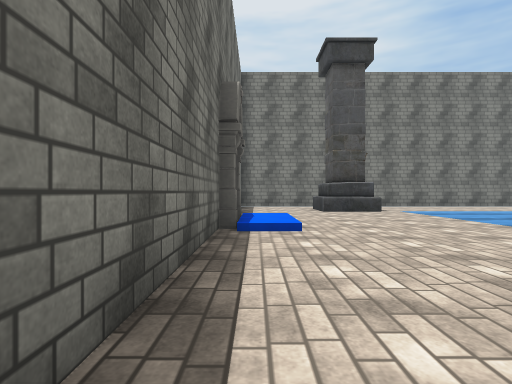
[1] (above)

16 first-person views from a walk through a scene from a Unity 3-D project. The camera is 1.2 m above the floor, looks level and sees 80° across. The floor is counted in squares, 2 m on a side. Each view is taken from the middle of a square. On the plan, view 1 faces up. The plan holds only what a view shows up to about 9 squares ahead; the rest is blank. The place goes on beyond the plan. The player is left out. Some surface patterns are stand-ins.

[2]
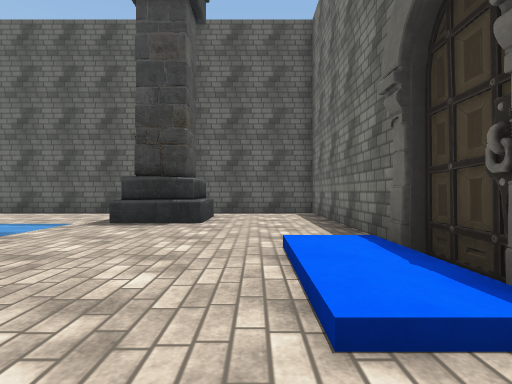

[3]
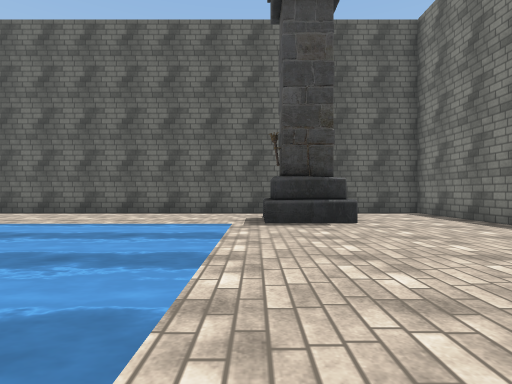

[4]
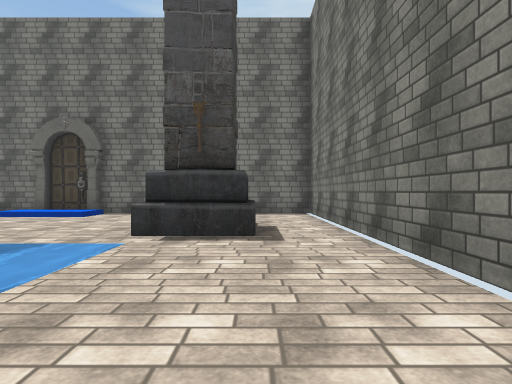

[5]
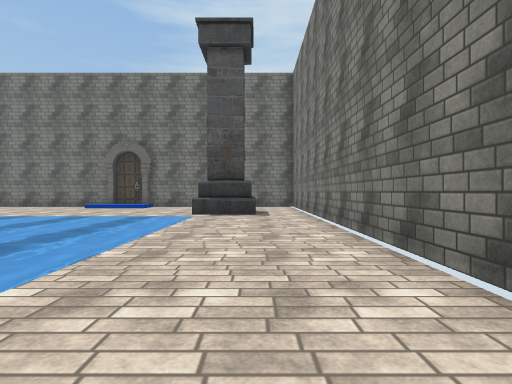

[6]
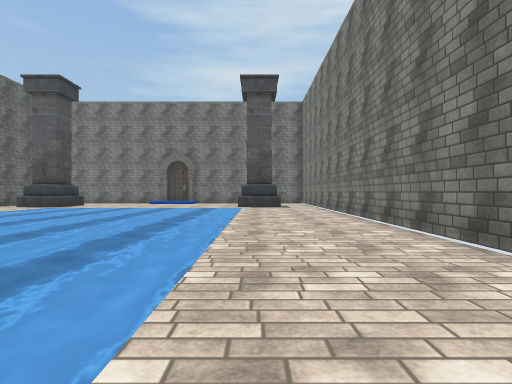

[7]
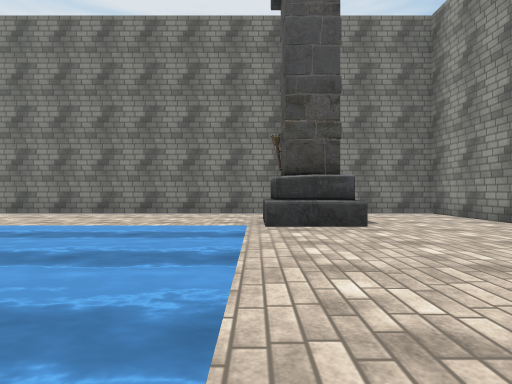

[8]
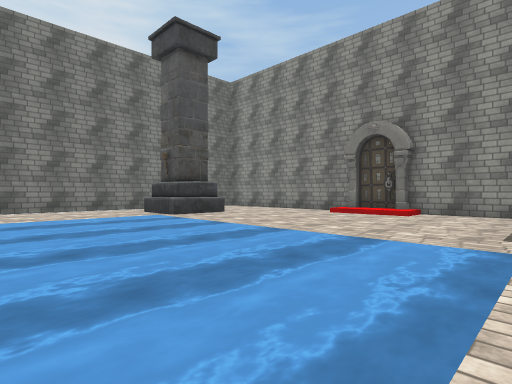

[9]
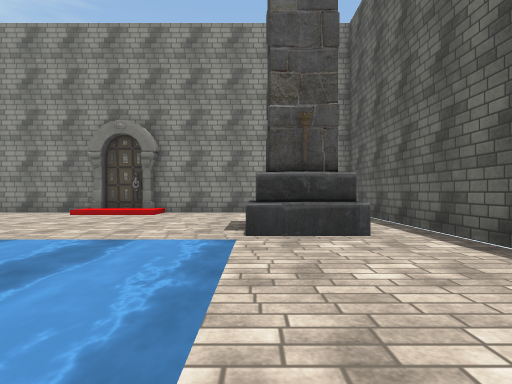

[10]
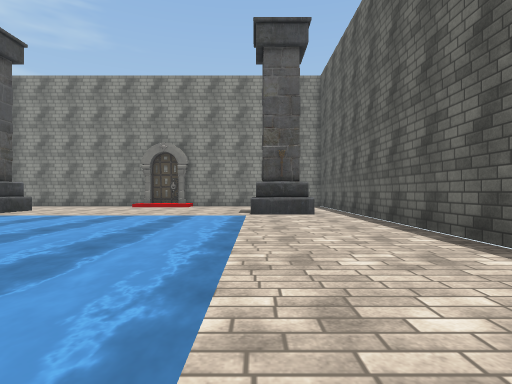

[11]
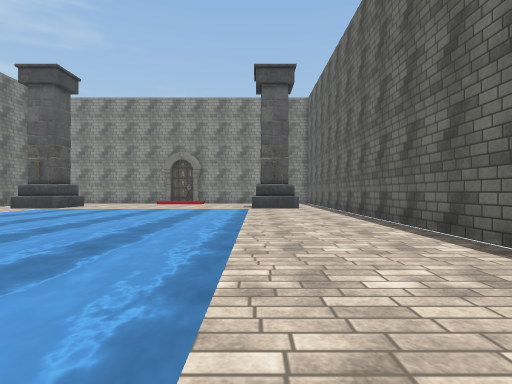

[12]
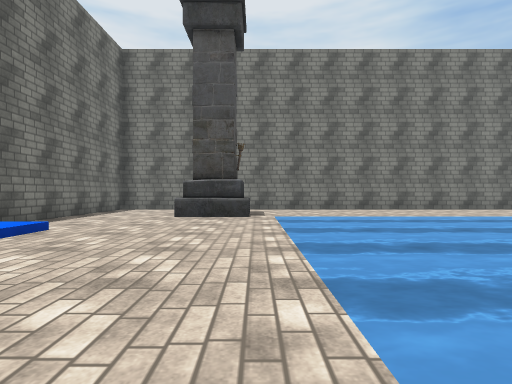

[13]
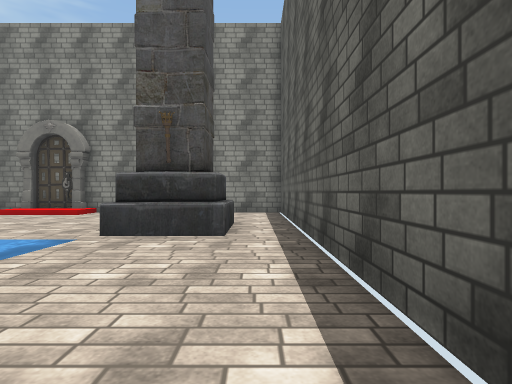

[14]
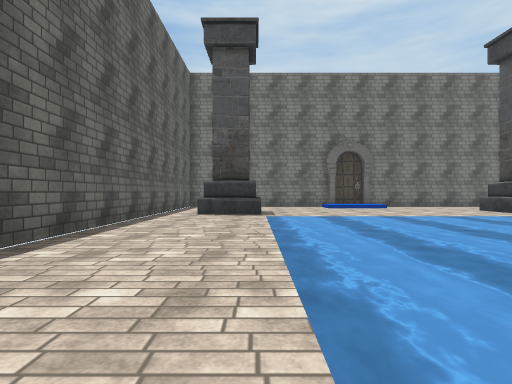

[15]
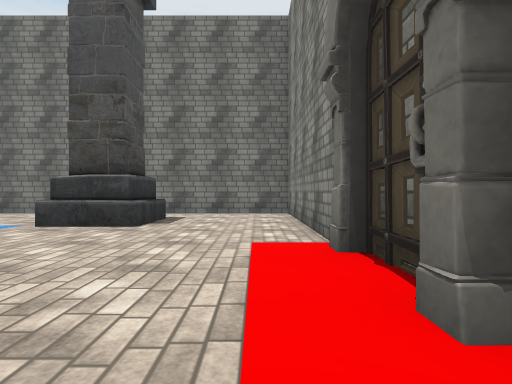

[16]
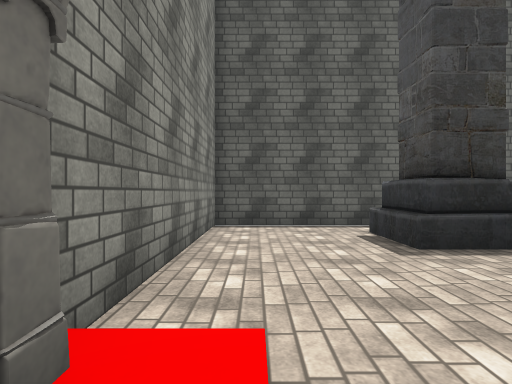

### Floor plan
Key: @ floor where view 1 was taken; # wall or solid block; . main floor; : floor 0.25 m higher than the main floor; / step, stairs or slope; ≈ water the walk keeps out of.
Columns run from 1 left of view 1 to 23 right of it. Each row starts with its distance up from view 1.
 13 #########################
 12 #.......................#
 11 #..##...............##..#
 10 #..##...............##..#
  9 #.....≈≈≈≈≈≈≈≈≈≈≈≈≈.....#
  8 #.....≈≈≈≈≈≈≈≈≈≈≈≈≈.....#
  7 #/....≈≈≈≈≈≈≈≈≈≈≈≈≈..../#
  6 #:....≈≈≈≈≈≈≈≈≈≈≈≈≈..../#
  5 #:....≈≈≈≈≈≈≈≈≈≈≈≈≈..../#
  4 #.....≈≈≈≈≈≈≈≈≈≈≈≈≈.....#
  3 #.....≈≈≈≈≈≈≈≈≈≈≈≈≈.....#
  2 #..##...............##..#
  1 #..##...............##..#
  0 #@......................#
 -1 #########################

Positions as (right, up) in squares from view 1, and headings:
1: (0, 0), facing up
2: (1, 8), facing down
3: (4, 8), facing down
4: (8, 11), facing left
5: (12, 11), facing left
6: (16, 10), facing left
7: (18, 4), facing up
8: (14, 2), facing up-right
9: (14, 2), facing right
10: (10, 2), facing right
11: (7, 2), facing right
12: (4, 2), facing up
13: (14, 0), facing right
14: (12, 2), facing left
15: (22, 4), facing up
16: (22, 6), facing down
